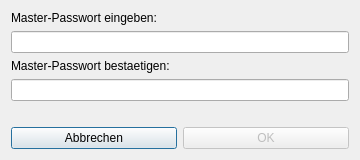
<?xml version="1.0" encoding="UTF-8"?>
<ui version="4.0">
 <class>MasterPasswordDialog</class>
 <widget class="QDialog" name="MasterPasswordDialog">
  <property name="geometry">
   <rect>
    <x>0</x>
    <y>0</y>
    <width>360</width>
    <height>160</height>
   </rect>
  </property>
  <property name="windowTitle">
   <string>Master-Passwort</string>
  </property>
  <layout class="QVBoxLayout" name="verticalLayout">
   <item>
    <widget class="QLabel" name="lblInfo">
     <property name="text">
      <string>Master-Passwort eingeben:</string>
     </property>
    </widget>
   </item>
   <item>
    <widget class="QLineEdit" name="editMasterPassword">
     <property name="echoMode">
      <enum>QLineEdit::Password</enum>
     </property>
    </widget>
   </item>
   <item>
    <widget class="QLabel" name="lblConfirmInfo">
     <property name="text">
      <string>Master-Passwort bestaetigen:</string>
     </property>
    </widget>
   </item>
   <item>
    <widget class="QLineEdit" name="editConfirmPassword">
     <property name="echoMode">
      <enum>QLineEdit::Password</enum>
     </property>
    </widget>
   </item>
   <item>
    <widget class="QLabel" name="lblError">
     <property name="styleSheet">
      <string notr="true">color: red;</string>
     </property>
     <property name="text">
      <string/>
     </property>
    </widget>
   </item>
   <item>
    <layout class="QHBoxLayout" name="horizontalLayout">
     <item>
      <widget class="QPushButton" name="btnCancel">
       <property name="text">
        <string>Abbrechen</string>
       </property>
      </widget>
     </item>
     <item>
      <widget class="QPushButton" name="btnOk">
       <property name="text">
        <string>OK</string>
       </property>
       <property name="enabled">
        <bool>false</bool>
       </property>
      </widget>
     </item>
    </layout>
   </item>
  </layout>
 </widget>
 <resources/>
 <connections/>
</ui>
